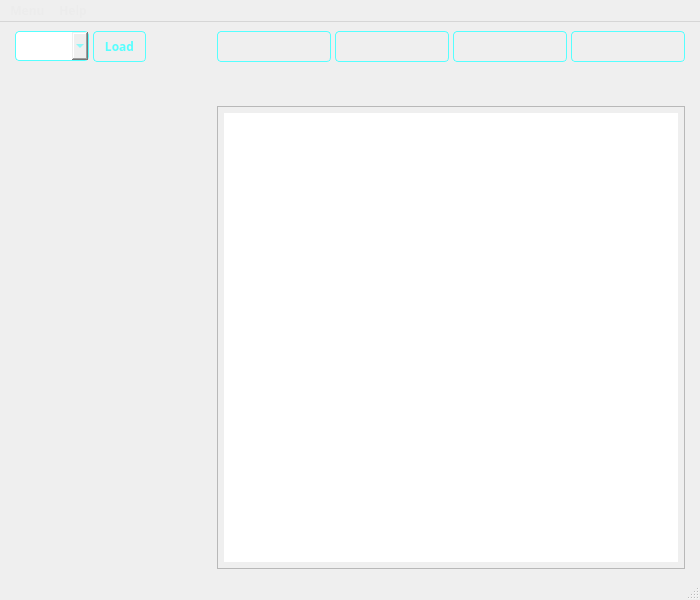
<?xml version="1.0" encoding="UTF-8"?>
<ui version="4.0">
 <class>TensuraReader</class>
 <widget class="QMainWindow" name="TensuraReader">
  <property name="geometry">
   <rect>
    <x>0</x>
    <y>0</y>
    <width>700</width>
    <height>600</height>
   </rect>
  </property>
  <property name="minimumSize">
   <size>
    <width>700</width>
    <height>600</height>
   </size>
  </property>
  <property name="maximumSize">
   <size>
    <width>800</width>
    <height>700</height>
   </size>
  </property>
  <property name="baseSize">
   <size>
    <width>700</width>
    <height>600</height>
   </size>
  </property>
  <property name="windowTitle">
   <string>Tensura Reader</string>
  </property>
  <property name="windowIcon">
   <iconset resource="../tensura.qrc">
    <normaloff>:/icons/assets/icons/bg-icon.png</normaloff>:/icons/assets/icons/bg-icon.png</iconset>
  </property>
  <property name="styleSheet">
   <string notr="true">background-color: rgb(20, 20, 20);

QStatusBar {
	font-weight: bold;
	color: rgb(85, 255, 255);
	background-color: rgb(20, 20, 20);
}</string>
  </property>
  <widget class="QWidget" name="centralwidget">
   <layout class="QVBoxLayout" name="verticalLayout">
    <item>
     <layout class="QGridLayout" name="gridLayout">
      <property name="sizeConstraint">
       <enum>QLayout::SetDefaultConstraint</enum>
      </property>
      <property name="leftMargin">
       <number>6</number>
      </property>
      <property name="rightMargin">
       <number>6</number>
      </property>
      <property name="spacing">
       <number>4</number>
      </property>
      <item row="2" column="0" colspan="2">
       <widget class="QLabel" name="label_2">
        <property name="text">
         <string/>
        </property>
       </widget>
      </item>
      <item row="2" column="5" colspan="5">
       <widget class="QLabel" name="progress_lbl">
        <property name="font">
         <font>
          <family>JetBrainsMono NF</family>
          <weight>75</weight>
          <bold>true</bold>
         </font>
        </property>
        <property name="styleSheet">
         <string notr="true">QLabel {
	color: #ECECEC;
}</string>
        </property>
        <property name="text">
         <string/>
        </property>
       </widget>
      </item>
      <item row="3" column="0" colspan="2">
       <widget class="QLabel" name="label_4">
        <property name="text">
         <string/>
        </property>
       </widget>
      </item>
      <item row="2" column="4">
       <widget class="QLabel" name="label_5">
        <property name="text">
         <string/>
        </property>
       </widget>
      </item>
      <item row="4" column="0" colspan="2">
       <widget class="QLabel" name="label">
        <property name="styleSheet">
         <string notr="true"/>
        </property>
        <property name="text">
         <string/>
        </property>
        <property name="pixmap">
         <pixmap resource="../tensura.qrc">:/images/assets/images/tempest.jpg</pixmap>
        </property>
        <property name="scaledContents">
         <bool>true</bool>
        </property>
        <property name="alignment">
         <set>Qt::AlignCenter</set>
        </property>
        <property name="wordWrap">
         <bool>false</bool>
        </property>
       </widget>
      </item>
      <item row="4" column="2">
       <widget class="QLabel" name="label_3">
        <property name="text">
         <string/>
        </property>
       </widget>
      </item>
      <item row="4" column="3" colspan="7">
       <widget class="QTextBrowser" name="chapter_content">
        <property name="font">
         <font>
          <family>mononoki NF</family>
          <pointsize>11</pointsize>
         </font>
        </property>
        <property name="cursor" stdset="0">
         <cursorShape>IBeamCursor</cursorShape>
        </property>
        <property name="styleSheet">
         <string notr="true">QTextBrowser {
	padding: 6px;
	color: rgb(236, 236, 236);
}</string>
        </property>
        <property name="html">
         <string>&lt;!DOCTYPE HTML PUBLIC &quot;-//W3C//DTD HTML 4.0//EN&quot; &quot;http://www.w3.org/TR/REC-html40/strict.dtd&quot;&gt;
&lt;html&gt;&lt;head&gt;&lt;meta name=&quot;qrichtext&quot; content=&quot;1&quot; /&gt;&lt;style type=&quot;text/css&quot;&gt;
p, li { white-space: pre-wrap; }
&lt;/style&gt;&lt;/head&gt;&lt;body style=&quot; font-family:'mononoki NF'; font-size:11pt; font-weight:400; font-style:normal;&quot;&gt;
&lt;p align=&quot;center&quot; style=&quot;-qt-paragraph-type:empty; margin-top:0px; margin-bottom:0px; margin-left:0px; margin-right:0px; -qt-block-indent:0; text-indent:0px; font-size:12pt;&quot;&gt;&lt;br /&gt;&lt;/p&gt;&lt;/body&gt;&lt;/html&gt;</string>
        </property>
        <property name="openExternalLinks">
         <bool>true</bool>
        </property>
       </widget>
      </item>
      <item row="0" column="3" colspan="7">
       <layout class="QHBoxLayout" name="horizontalLayout_2">
        <item>
         <widget class="QPushButton" name="prev_btn">
          <property name="font">
           <font>
            <family>JetBrainsMono NF</family>
            <weight>75</weight>
            <bold>true</bold>
           </font>
          </property>
          <property name="cursor">
           <cursorShape>PointingHandCursor</cursorShape>
          </property>
          <property name="toolTip">
           <string>Go To Previous Chapter</string>
          </property>
          <property name="statusTip">
           <string>Go To Previous Chapter</string>
          </property>
          <property name="styleSheet">
           <string notr="true">QPushButton {
	color: rgb(85, 255, 255);
	border:  0.5px solid rgb(85, 255, 255);
	padding: 6px;
	border-radius: 4px;
}

QPushButton:hover {
	background-color: #323232;
}</string>
          </property>
          <property name="text">
           <string/>
          </property>
          <property name="icon">
           <iconset resource="../tensura.qrc">
            <normaloff>:/icons/assets/icons/prev.jpeg</normaloff>:/icons/assets/icons/prev.jpeg</iconset>
          </property>
          <property name="shortcut">
           <string>P</string>
          </property>
         </widget>
        </item>
        <item>
         <widget class="QPushButton" name="toggle_play_btn">
          <property name="font">
           <font>
            <family>JetBrainsMono NF</family>
            <weight>75</weight>
            <bold>true</bold>
           </font>
          </property>
          <property name="cursor">
           <cursorShape>PointingHandCursor</cursorShape>
          </property>
          <property name="toolTip">
           <string>Toggle Play/Pause</string>
          </property>
          <property name="statusTip">
           <string>Toggle Play/Pause</string>
          </property>
          <property name="styleSheet">
           <string notr="true">QPushButton {
	color: rgb(85, 255, 255);
	border:  0.5px solid rgb(85, 255, 255);
	padding: 6px;
	border-radius: 4px;
}

QPushButton:hover {
	background-color: #323232;
}</string>
          </property>
          <property name="text">
           <string/>
          </property>
          <property name="icon">
           <iconset resource="../tensura.qrc">
            <normaloff>:/icons/assets/icons/play.jpeg</normaloff>:/icons/assets/icons/play.jpeg</iconset>
          </property>
          <property name="iconSize">
           <size>
            <width>16</width>
            <height>16</height>
           </size>
          </property>
          <property name="shortcut">
           <string>Space</string>
          </property>
         </widget>
        </item>
        <item>
         <widget class="QPushButton" name="stop_btn">
          <property name="font">
           <font>
            <family>JetBrainsMono NF</family>
            <weight>75</weight>
            <bold>true</bold>
           </font>
          </property>
          <property name="cursor">
           <cursorShape>PointingHandCursor</cursorShape>
          </property>
          <property name="toolTip">
           <string>Stop Reading</string>
          </property>
          <property name="statusTip">
           <string>Stop Reading</string>
          </property>
          <property name="styleSheet">
           <string notr="true">QPushButton {
	color: rgb(85, 255, 255);
	border:  0.5px solid rgb(85, 255, 255);
	padding: 6px;
	border-radius: 4px;
}

QPushButton:hover {
	background-color: #323232;
}</string>
          </property>
          <property name="text">
           <string/>
          </property>
          <property name="icon">
           <iconset resource="../tensura.qrc">
            <normaloff>:/icons/assets/icons/stop.jpeg</normaloff>:/icons/assets/icons/stop.jpeg</iconset>
          </property>
          <property name="shortcut">
           <string>S</string>
          </property>
         </widget>
        </item>
        <item>
         <widget class="QPushButton" name="next_btn">
          <property name="font">
           <font>
            <family>JetBrainsMono NF</family>
            <weight>75</weight>
            <bold>true</bold>
           </font>
          </property>
          <property name="cursor">
           <cursorShape>PointingHandCursor</cursorShape>
          </property>
          <property name="toolTip">
           <string>Go To Next Chapter</string>
          </property>
          <property name="statusTip">
           <string>Go To Next Chapter</string>
          </property>
          <property name="styleSheet">
           <string notr="true">QPushButton {
	color: rgb(85, 255, 255);
	border:  0.5px solid rgb(85, 255, 255);
	padding: 6px;
	border-radius: 4px;
}

QPushButton:hover {
	background-color: #323232;
}</string>
          </property>
          <property name="text">
           <string/>
          </property>
          <property name="icon">
           <iconset resource="../tensura.qrc">
            <normaloff>:/icons/assets/icons/next.jpeg</normaloff>:/icons/assets/icons/next.jpeg</iconset>
          </property>
          <property name="shortcut">
           <string>N</string>
          </property>
         </widget>
        </item>
       </layout>
      </item>
      <item row="0" column="0" colspan="2">
       <layout class="QHBoxLayout" name="horizontalLayout">
        <item>
         <widget class="QComboBox" name="chapter_select">
          <property name="cursor">
           <cursorShape>PointingHandCursor</cursorShape>
          </property>
          <property name="styleSheet">
           <string notr="true">QComboBox {
	border:  0.5px solid rgb(85, 255, 255);
	padding: 6px;
	border-radius: 4px;
	color: rgb(85, 255, 255);
}

QComboBox:hover {
	background-color: #323232;
}</string>
          </property>
         </widget>
        </item>
        <item>
         <widget class="QPushButton" name="load_btn">
          <property name="font">
           <font>
            <family>JetBrainsMono NF</family>
            <weight>75</weight>
            <bold>true</bold>
           </font>
          </property>
          <property name="cursor">
           <cursorShape>PointingHandCursor</cursorShape>
          </property>
          <property name="toolTip">
           <string>Load the chapter for reading</string>
          </property>
          <property name="statusTip">
           <string>Load Selected Chapter</string>
          </property>
          <property name="styleSheet">
           <string notr="true">QPushButton {
	color: rgb(85, 255, 255);
	border:  0.5px solid rgb(85, 255, 255);
	padding: 6px;
	border-radius: 4px;
}

QPushButton:hover {
	background-color: #323232;
}</string>
          </property>
          <property name="text">
           <string>Load</string>
          </property>
          <property name="icon">
           <iconset resource="../tensura.qrc">
            <normaloff>:/icons/assets/icons/load.jpeg</normaloff>:/icons/assets/icons/load.jpeg</iconset>
          </property>
         </widget>
        </item>
       </layout>
      </item>
      <item row="2" column="3">
       <widget class="QLabel" name="label_7">
        <property name="text">
         <string/>
        </property>
       </widget>
      </item>
      <item row="3" column="3" colspan="6">
       <widget class="QLabel" name="progress_label">
        <property name="font">
         <font>
          <family>JetBrainsMono NF</family>
          <pointsize>9</pointsize>
          <weight>75</weight>
          <bold>true</bold>
         </font>
        </property>
        <property name="styleSheet">
         <string notr="true">QLabel {
	color: rgb(85, 255, 255);
}</string>
        </property>
        <property name="text">
         <string/>
        </property>
        <property name="wordWrap">
         <bool>true</bool>
        </property>
       </widget>
      </item>
     </layout>
    </item>
   </layout>
  </widget>
  <widget class="QMenuBar" name="menubar">
   <property name="geometry">
    <rect>
     <x>0</x>
     <y>0</y>
     <width>700</width>
     <height>23</height>
    </rect>
   </property>
   <property name="font">
    <font>
     <family>JetBrainsMono NF</family>
     <weight>75</weight>
     <bold>true</bold>
    </font>
   </property>
   <property name="styleSheet">
    <string notr="true">QMenuBar {
	color: #ECECEC;
}</string>
   </property>
   <widget class="QMenu" name="menuMenu">
    <property name="font">
     <font>
      <family>JetBrainsMono NF</family>
     </font>
    </property>
    <property name="styleSheet">
     <string notr="true">QMenu {
	color: #ECECEC;
}</string>
    </property>
    <property name="title">
     <string>Menu</string>
    </property>
    <addaction name="action_Restart"/>
    <addaction name="action_LoadLink"/>
    <addaction name="separator"/>
    <addaction name="action_Quit"/>
   </widget>
   <widget class="QMenu" name="menuAbout">
    <property name="font">
     <font>
      <family>JetBrainsMono NF</family>
     </font>
    </property>
    <property name="styleSheet">
     <string notr="true">QMenu {
	color: #ECECEC;
}

QMenu:hover {
	color: #141414;
	background-color: rgb(85, 255, 255);
}</string>
    </property>
    <property name="title">
     <string>Help</string>
    </property>
    <addaction name="action_About"/>
   </widget>
   <addaction name="menuMenu"/>
   <addaction name="menuAbout"/>
  </widget>
  <widget class="QStatusBar" name="statusbar"/>
  <action name="action_Restart">
   <property name="checkable">
    <bool>false</bool>
   </property>
   <property name="icon">
    <iconset resource="../tensura.qrc">
     <normaloff>:/icons/assets/icons/restart.jpeg</normaloff>:/icons/assets/icons/restart.jpeg</iconset>
   </property>
   <property name="text">
    <string>&amp;Restart</string>
   </property>
   <property name="toolTip">
    <string>Change Reading Site</string>
   </property>
   <property name="shortcut">
    <string>Ctrl+R</string>
   </property>
  </action>
  <action name="action_Quit">
   <property name="icon">
    <iconset resource="../tensura.qrc">
     <normaloff>:/icons/assets/icons/exit.jpeg</normaloff>:/icons/assets/icons/exit.jpeg</iconset>
   </property>
   <property name="text">
    <string>&amp;Quit</string>
   </property>
   <property name="toolTip">
    <string>Quit Application</string>
   </property>
   <property name="shortcut">
    <string>Ctrl+Q</string>
   </property>
  </action>
  <action name="action_About">
   <property name="icon">
    <iconset resource="../tensura.qrc">
     <normaloff>:/icons/assets/icons/about.jpeg</normaloff>:/icons/assets/icons/about.jpeg</iconset>
   </property>
   <property name="text">
    <string>&amp;About</string>
   </property>
   <property name="toolTip">
    <string>About Application</string>
   </property>
  </action>
  <action name="action_LoadLink">
   <property name="icon">
    <iconset resource="../tensura.qrc">
     <normaloff>:/icons/assets/icons/load.jpeg</normaloff>:/icons/assets/icons/load.jpeg</iconset>
   </property>
   <property name="text">
    <string>&amp;Load Link</string>
   </property>
   <property name="shortcut">
    <string>Ctrl+L</string>
   </property>
  </action>
 </widget>
 <resources>
  <include location="../tensura.qrc"/>
 </resources>
 <connections/>
</ui>
